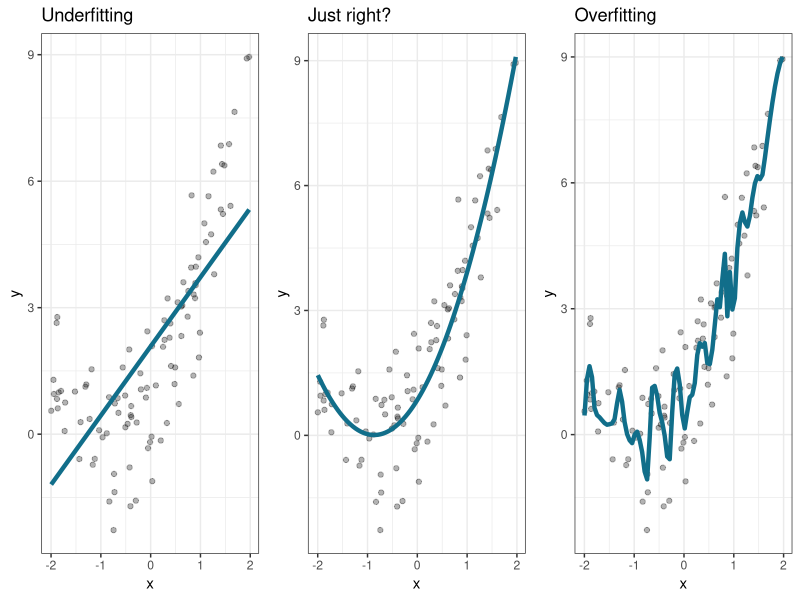

R code for this plot:
##############################################
#  Overfitting and bias-variance trade off
##############################################

n <- 100
set.seed(8451)
KULbg <- "#116E8A"
df <- tibble::tibble(
  x = runif(n, min = -2, max = 2),
  y = rnorm(n, mean = 1 + 2*x + x^2, sd = 1)
)

library(ggplot2)
p <- ggplot(df, aes(x, y)) + 
  geom_point(alpha = 0.3) +  
  theme_bw()
p1 <- p + 
  geom_smooth(method = "lm", formula = y ~ x, se = FALSE, linewidth = 1.5, color = KULbg) +
  ggtitle("Underfitting")
p2 <- p + 
  geom_smooth(method = "lm", formula = y ~ x + I(x^2), se = FALSE, linewidth = 1.5, color = KULbg) +
  ggtitle("Just right?")
p3 <- p + 
  geom_smooth(method = "loess", formula = y ~ x, span = 0.1, se = FALSE, linewidth = 1.5, color = KULbg) +
  ggtitle("Overfitting")
gridExtra::grid.arrange(p1, p2, p3, nrow = 1)
